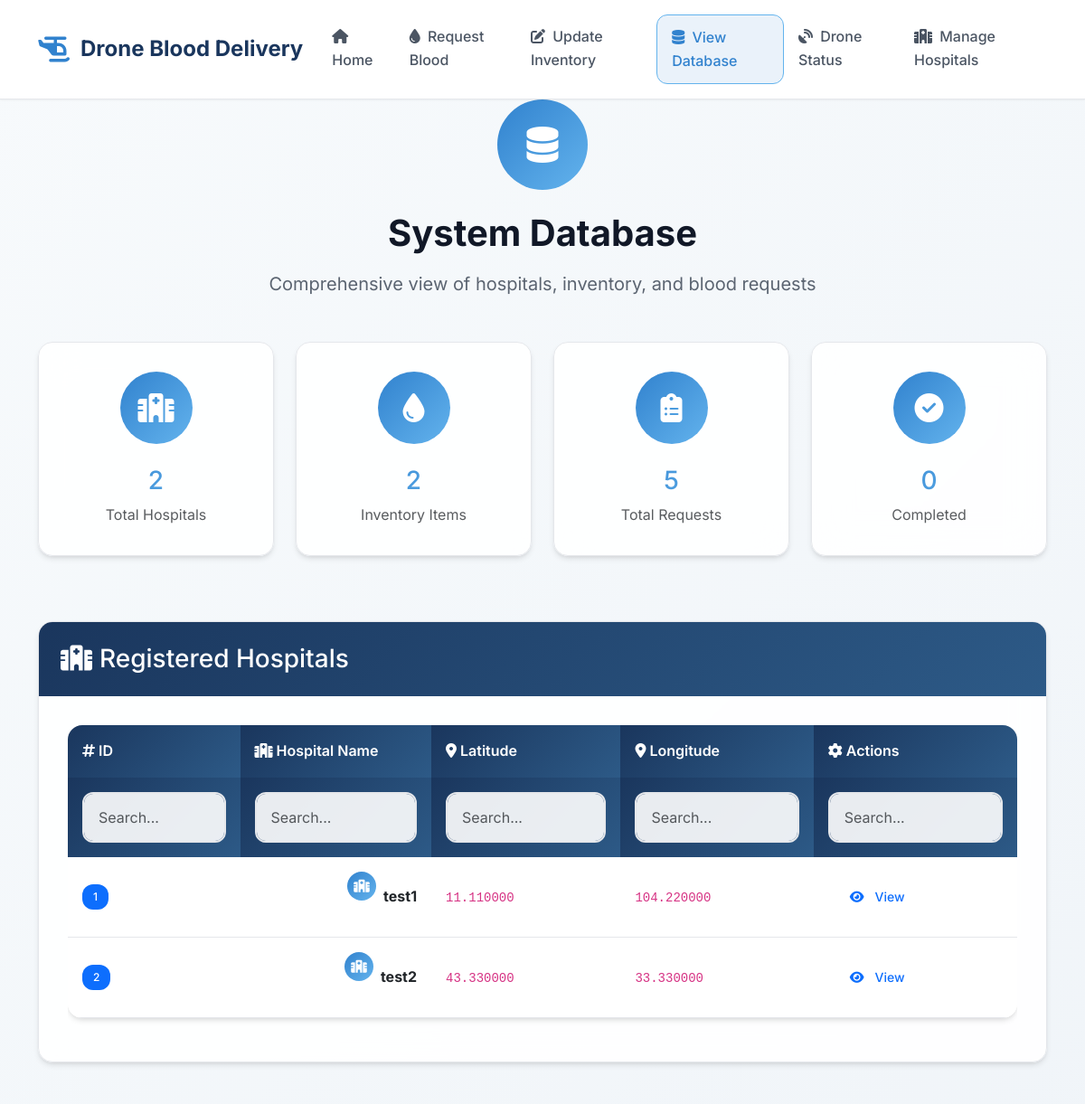
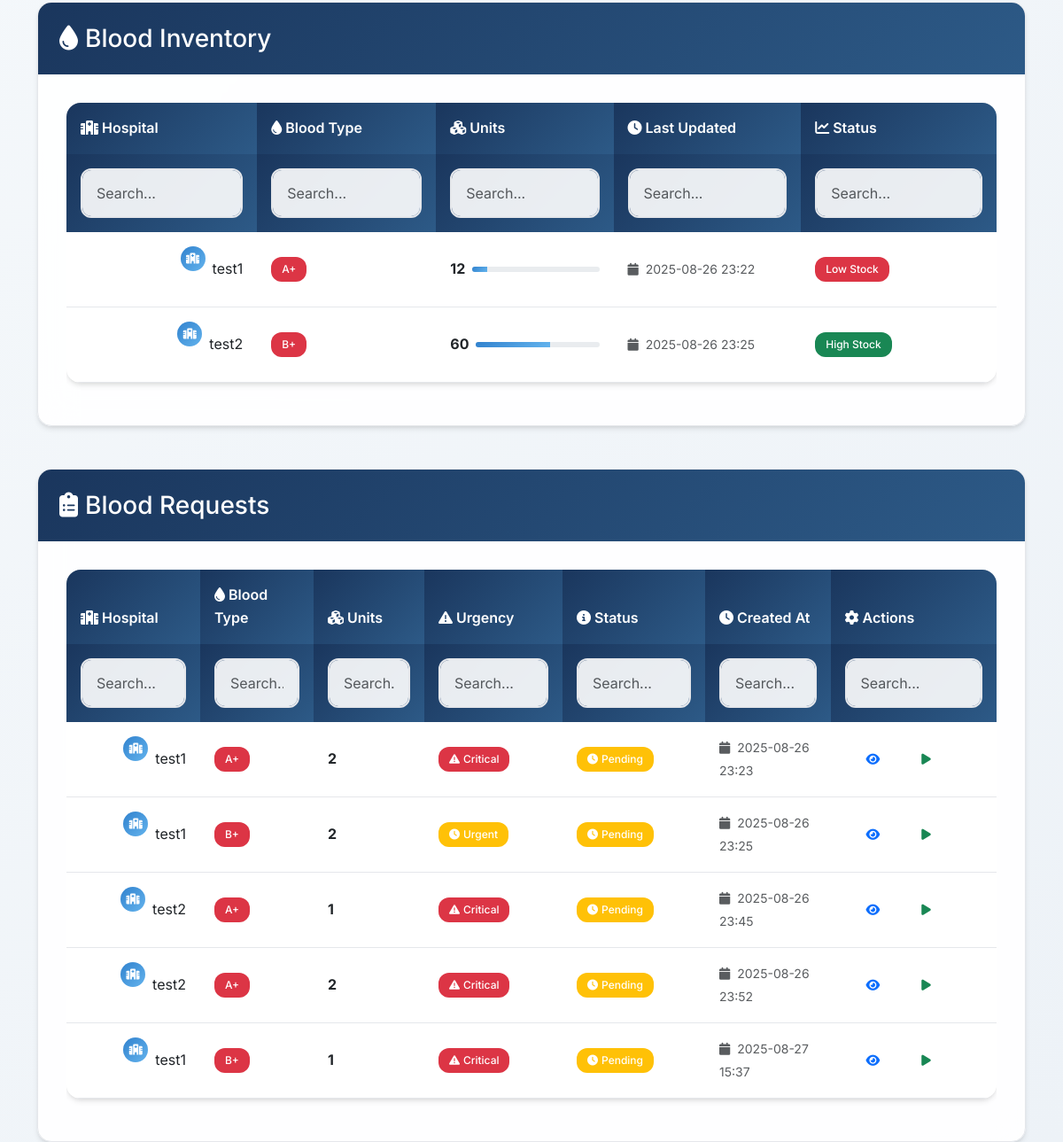
Screenshot of /view-database with the database file from the repository (2 pictures, top to bottom).
### app.py (models this page shows)
class Hospital(db.Model):
    id = db.Column(db.Integer, primary_key=True)
    name = db.Column(db.String(100), nullable=False)
    latitude = db.Column(db.Float, nullable=False)
    longitude = db.Column(db.Float, nullable=False)
    blood_inventory = db.relationship('BloodInventory', backref='hospital', lazy=True)

class BloodInventory(db.Model):
    id = db.Column(db.Integer, primary_key=True)
    hospital_id = db.Column(db.Integer, db.ForeignKey('hospital.id'), nullable=False)
    blood_type = db.Column(db.String(5), nullable=False)
    units = db.Column(db.Integer, nullable=False)
    last_updated = db.Column(db.DateTime, default=datetime.utcnow)

class BloodRequest(db.Model):
    id = db.Column(db.Integer, primary_key=True)
    hospital_id = db.Column(db.Integer, db.ForeignKey('hospital.id'), nullable=False)
    blood_type = db.Column(db.String(5), nullable=False)
    units = db.Column(db.Integer, nullable=False)
    urgency = db.Column(db.String(20), nullable=False)
    status = db.Column(db.String(20), default='pending')
    created_at = db.Column(db.DateTime, default=datetime.utcnow)
    hospital = db.relationship('Hospital', backref='blood_requests')

### app.py (the view)
@app.route('/view-database')
def view_database():
    hospitals = Hospital.query.all()
    inventory = BloodInventory.query.all()
    requests = BloodRequest.query.all()
    return render_template('view_database.html',
                         hospitals=hospitals,
                         inventory=inventory,
                         requests=requests)

### templates/view_database.html (shortened to what this page needs)
{% extends "base.html" %}
{% block content %}
<div class="text-center mb-5 fade-in-up">
    <div class="feature-icon mx-auto mb-4" style="width: 100px; height: 100px; font-size: 2.5rem;">
        <i class="fas fa-database"></i>
    </div>
    <h1 class="hero-title" style="font-size: 2.5rem; color: var(--gray-900);">System Database</h1>
    <p class="hero-subtitle" style="color: var(--gray-600);">Comprehensive view of hospitals, inventory, and blood requests</p>
</div>
<div class="row mb-5 fade-in-up">
    <div class="col-md-3 col-sm-6 mb-4">
        <div class="card text-center h-100">
            <div class="card-body">
                <div class="feature-icon">
                    <i class="fas fa-hospital"></i>
                </div>
                <h3 class="text-gradient">{{ hospitals|length }}</h3>
                <p class="text-muted mb-0">Total Hospitals</p>
            </div>
        </div>
    </div>
    <div class="col-md-3 col-sm-6 mb-4">
        <div class="card text-center h-100">
            <div class="card-body">
                <div class="feature-icon">
                    <i class="fas fa-tint"></i>
                </div>
                <h3 class="text-gradient">{{ inventory|length }}</h3>
                <p class="text-muted mb-0">Inventory Items</p>
            </div>
        </div>
    </div>
    <div class="col-md-3 col-sm-6 mb-4">
        <div class="card text-center h-100">
            <div class="card-body">
                <div class="feature-icon">
                    <i class="fas fa-clipboard-list"></i>
                </div>
                <h3 class="text-gradient">{{ requests|length }}</h3>
                <p class="text-muted mb-0">Total Requests</p>
            </div>
        </div>
    </div>
    <div class="col-md-3 col-sm-6 mb-4">
        <div class="card text-center h-100">
            <div class="card-body">
                <div class="feature-icon">
                    <i class="fas fa-check-circle"></i>
                </div>
                <h3 class="text-gradient">{{ requests|selectattr('status', 'equalto', 'completed')|list|length }}</h3>
                <p class="text-muted mb-0">Completed</p>
            </div>
        </div>
    </div>
</div>
<div class="row mb-5">
    <div class="col-12">
        <div class="card fade-in-up">
            <div class="card-header">
                <h3 class="mb-0"><i class="fas fa-hospital me-2"></i>Registered Hospitals</h3>
            </div>
            <div class="card-body">
                <div class="table-responsive">
                    <table class="table table-hover">
                        <thead>
                            <tr>
                                <th><i class="fas fa-hashtag me-1"></i>ID</th>
                                <th><i class="fas fa-hospital me-1"></i>Hospital Name</th>
                                <th><i class="fas fa-map-marker-alt me-1"></i>Latitude</th>
                                <th><i class="fas fa-map-marker-alt me-1"></i>Longitude</th>
                                <th><i class="fas fa-cog me-1"></i>Actions</th>
                            </tr>
                        </thead>
                        <tbody>
                            {% for hospital in hospitals %}
                            <tr>
                                <td><span class="badge bg-primary">{{ hospital.id }}</span></td>
                                <td>
                                    <div class="d-flex align-items-center">
                                        <div class="feature-icon me-2" style="width: 32px; height: 32px; font-size: 0.875rem;">
                                            <i class="fas fa-hospital"></i>
                                        </div>
                                        <strong>{{ hospital.name }}</strong>
                                    </div>
                                </td>
                                <td><code>{{ "%.6f"|format(hospital.latitude) }}</code></td>
                                <td><code>{{ "%.6f"|format(hospital.longitude) }}</code></td>
                                <td>
                                    <button class="btn btn-sm btn-outline-primary" onclick="viewHospitalDetails({{ hospital.id }})">
                                        <i class="fas fa-eye me-1"></i>View
                                    </button>
                                </td>
                            </tr>
                            {% endfor %}
                        </tbody>
                    </table>
                </div>
                </div>
            </div>
        </div>
    </div>
<div class="row mb-5">
    <div class="col-12">
        <div class="card fade-in-up" style="animation-delay: 0.2s;">
            <div class="card-header">
                <h3 class="mb-0"><i class="fas fa-tint me-2"></i>Blood Inventory</h3>
            </div>
            <div class="card-body">
                <div class="table-responsive">
                    <table class="table table-hover">
                        <thead>
                            <tr>
                                <th><i class="fas fa-hospital me-1"></i>Hospital</th>
                                <th><i class="fas fa-tint me-1"></i>Blood Type</th>
                                <th><i class="fas fa-cubes me-1"></i>Units</th>
                                <th><i class="fas fa-clock me-1"></i>Last Updated</th>
                                <th><i class="fas fa-chart-line me-1"></i>Status</th>
                            </tr>
                        </thead>
                        <tbody>
                            {% for item in inventory %}
                            <tr>
                                <td>
                                    <div class="d-flex align-items-center">
                                        <div class="feature-icon me-2" style="width: 28px; height: 28px; font-size: 0.75rem;">
                                            <i class="fas fa-hospital"></i>
                                        </div>
                                        {{ item.hospital.name }}
                                    </div>
                                </td>
                                <td>
                                    <span class="badge bg-danger">{{ item.blood_type }}</span>
                                </td>
                                <td>
                                    <div class="d-flex align-items-center">
                                        <span class="fw-bold me-2">{{ item.units }}</span>
                                        <div class="progress flex-grow-1" style="height: 6px;">
                                            <div class="progress-bar" role="progressbar"
                                                 style="width: {{ (item.units / 100) * 100 }}%; background: linear-gradient(135deg, var(--accent-color), var(--accent-light));"></div>
                                        </div>
                                    </div>
                                </td>
                                <td>
                                    <small class="text-muted">
                                        <i class="fas fa-calendar me-1"></i>
                                        {{ item.last_updated.strftime('%Y-%m-%d %H:%M') }}
                                    </small>
                                </td>
                                <td>
                                    {% if item.units > 50 %}
                                        <span class="badge bg-success">High Stock</span>
                                    {% elif item.units > 20 %}
                                        <span class="badge bg-warning">Medium Stock</span>
                                    {% else %}
                                        <span class="badge bg-danger">Low Stock</span>
                                    {% endif %}
                                </td>
                            </tr>
                            {% endfor %}
                        </tbody>
                    </table>
                </div>
                </div>
            </div>
        </div>
    </div>
<div class="row">
    <div class="col-12">
        <div class="card fade-in-up" style="animation-delay: 0.4s;">
            <div class="card-header">
                <h3 class="mb-0"><i class="fas fa-clipboard-list me-2"></i>Blood Requests</h3>
            </div>
            <div class="card-body">
                <div class="table-responsive">
                    <table class="table table-hover">
                        <thead>
                            <tr>
                                <th><i class="fas fa-hospital me-1"></i>Hospital</th>
                                <th><i class="fas fa-tint me-1"></i>Blood Type</th>
                                <th><i class="fas fa-cubes me-1"></i>Units</th>
                                <th><i class="fas fa-exclamation-triangle me-1"></i>Urgency</th>
                                <th><i class="fas fa-info-circle me-1"></i>Status</th>
                                <th><i class="fas fa-clock me-1"></i>Created At</th>
                                <th><i class="fas fa-cog me-1"></i>Actions</th>
                            </tr>
                        </thead>
                        <tbody>
                            {% for request in requests %}
                            <tr>
                                <td>
                                    <div class="d-flex align-items-center">
                                        <div class="feature-icon me-2" style="width: 28px; height: 28px; font-size: 0.75rem;">
                                            <i class="fas fa-hospital"></i>
                                        </div>
                                        {{ request.hospital.name }}
                                    </div>
                                </td>
                                <td>
                                    <span class="badge bg-danger">{{ request.blood_type }}</span>
                                </td>
                                <td>
                                    <span class="fw-bold">{{ request.units }}</span>
                                </td>
                                <td>
                                    {% if request.urgency == 'critical' %}
                                        <span class="badge bg-danger">
                                            <i class="fas fa-exclamation-triangle me-1"></i>Critical
                                        </span>
                                    {% elif request.urgency == 'urgent' %}
                                        <span class="badge bg-warning">
                                            <i class="fas fa-clock me-1"></i>Urgent
                                        </span>
                                    {% else %}
                                        <span class="badge bg-info">
                                            <i class="fas fa-info-circle me-1"></i>Normal
                                    </span>
                                    {% endif %}
                                </td>
                                <td>
                                    {% if request.status == 'pending' %}
                                        <span class="badge bg-warning">
                                            <i class="fas fa-clock me-1"></i>Pending
                                        </span>
                                    {% elif request.status == 'in_progress' %}
                                        <span class="badge bg-primary">
                                            <i class="fas fa-plane me-1"></i>In Progress
                                        </span>
                                    {% elif request.status == 'completed' %}
                                        <span class="badge bg-success">
                                            <i class="fas fa-check-circle me-1"></i>Completed
                                        </span>
                                    {% else %}
                                        <span class="badge bg-secondary">
                                            <i class="fas fa-question-circle me-1"></i>{{ request.status }}
                                    </span>
                                    {% endif %}
                                </td>
                                <td>
                                    <small class="text-muted">
                                        <i class="fas fa-calendar me-1"></i>
                                        {{ request.created_at.strftime('%Y-%m-%d %H:%M') }}
                                    </small>
                                </td>
                                <td>
                                    <div class="btn-group btn-group-sm" role="group">
                                        <button class="btn btn-outline-primary" onclick="viewRequestDetails({{ request.id }})">
                                            <i class="fas fa-eye"></i>
                                        </button>
                                        {% if request.status == 'pending' %}
                                        <button class="btn btn-outline-success" onclick="processRequest({{ request.id }})">
                                            <i class="fas fa-play"></i>
                                        </button>
                                        {% endif %}
                                    </div>
                                </td>
                            </tr>
                            {% endfor %}
                        </tbody>
                    </table>
                </div>
            </div>
        </div>
    </div>
</div>
{% endblock %}

### rows the page displays
Hospital: id "1", name "test1", latitude "11.110000", longitude "104.220000"
Hospital: id "2", name "test2", latitude "43.330000", longitude "33.330000"
BloodInventory: hospital.name "test1", blood_type "A+", units "12", last_updated "2025-08-26 23:22", shows "Low Stock"
BloodInventory: hospital.name "test2", blood_type "B+", units "60", last_updated "2025-08-26 23:25", shows "High Stock"
BloodRequest: hospital.name "test1", blood_type "A+", units "2", urgency "critical" (drawn), status "pending" (drawn), created_at "2025-08-26 23:23"
BloodRequest: hospital.name "test1", blood_type "B+", units "2", urgency "urgent" (drawn), status "pending" (drawn), created_at "2025-08-26 23:25"
BloodRequest: hospital.name "test2", blood_type "A+", units "1", urgency "critical" (drawn), status "pending" (drawn), created_at "2025-08-26 23:45"
BloodRequest: hospital.name "test2", blood_type "A+", units "2", urgency "critical" (drawn), status "pending" (drawn), created_at "2025-08-26 23:52"
BloodRequest: hospital.name "test1", blood_type "B+", units "1", urgency "critical" (drawn), status "pending" (drawn), created_at "2025-08-27 15:37"

### other values shown
{{ hospitals|length }} "2"
{{ inventory|length }} "2"
{{ requests|length }} "5"
{{ requests|selectattr('status', 'equalto', 'completed')|list|length }} "0"
